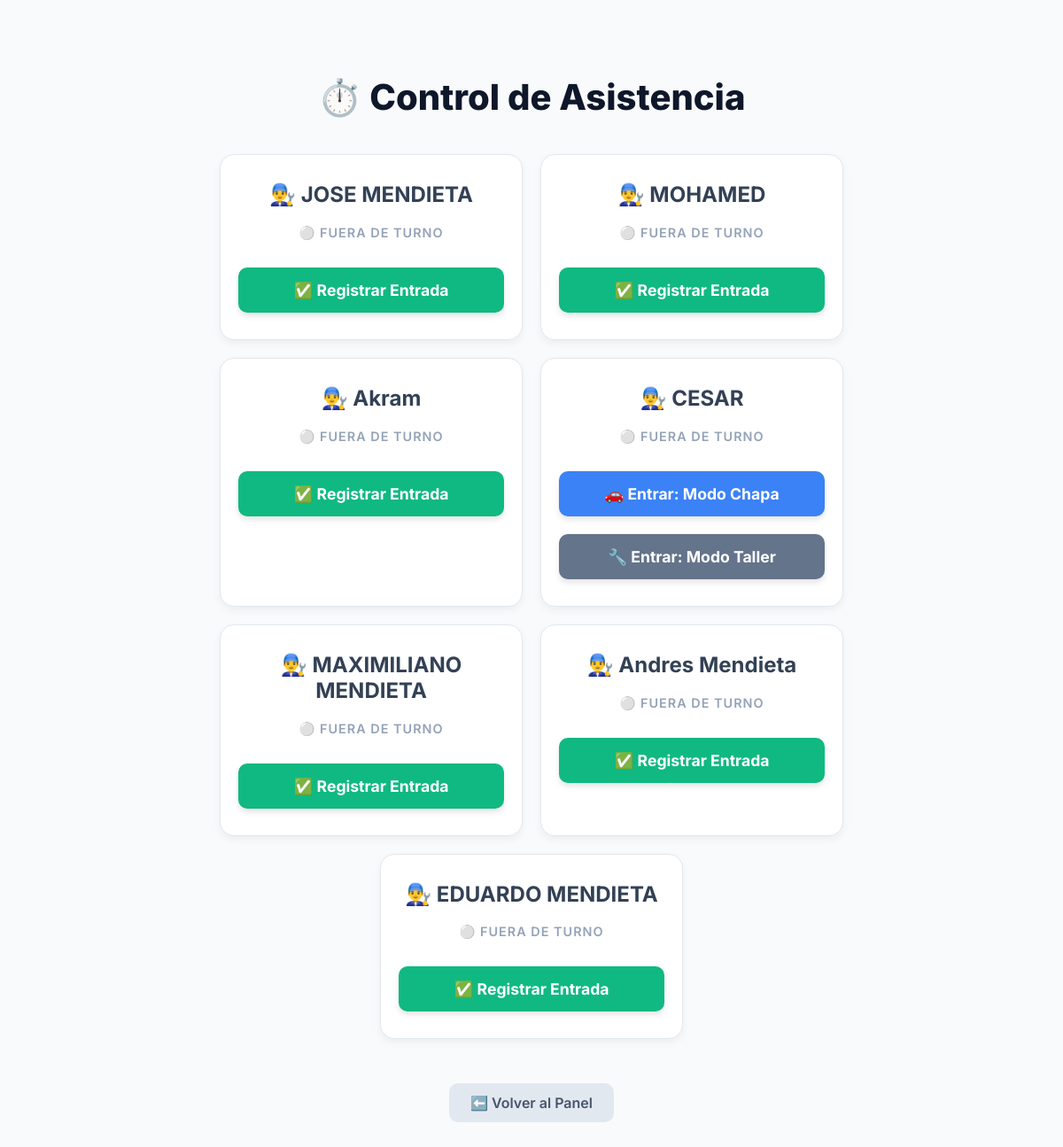
The page /fichar/ (signed in) on the database as committed earlier.
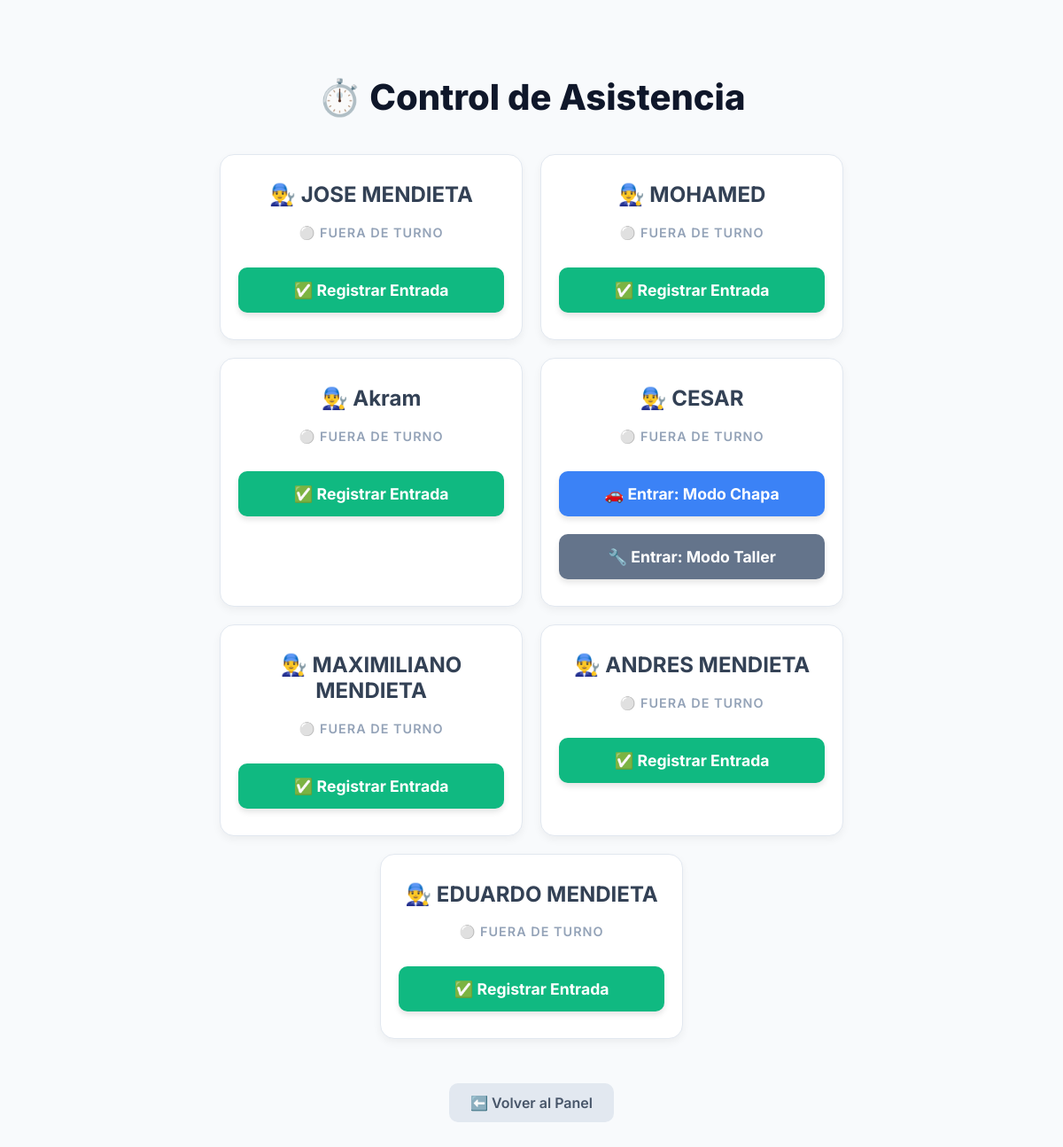
The same page on the database as committed later.
### taller/models.py (models this page shows, shortened)
class Empleado(models.Model):
    nombre = models.CharField(max_length=100)
    telefono = models.CharField(max_length=20, blank=True, null=True)
    sueldo_por_dia = models.DecimalField(max_digits=10, decimal_places=2, default=50.00)
    es_sueldo_fijo = models.BooleanField(default=False)
    sueldo_fijo_mensual = models.DecimalField(max_digits=8, decimal_places=2, default=1000.00)
    es_chapista = models.BooleanField(default=False, verbose_name="Trabaja a Comisión (Ej: Chapa y Pintura)")
    porcentaje_comision = models.DecimalField(max_digits=5, decimal_places=2, default=60.00, verbose_name="Porcentaje de Comisión (%)")
    valor_jornada_taller = models.DecimalField(max_digits=10, decimal_places=2, default=50.00, verbose_name="Valor Día (Trabajo Interno/Taller)")

### taller/views.py (the view, shortened to what this page needs)
# urls.py: path('fichar/', views.fichador_mecanicos, name='fichador'),
@login_required
def fichador_mecanicos(request):
    mensaje = ""
    hoy = timezone.localtime().date()
    empleados_data = []
    empleados_db = Empleado.objects.all()
    for emp in empleados_db:
        turno_abierto = Asistencia.objects.filter(empleado=emp, fecha=hoy, hora_salida__isnull=True).exists()
        empleados_data.append({
            'id': emp.id,
            'nombre': emp.nombre,
            'trabajando_ahora': turno_abierto,
            'es_chapista': emp.es_chapista # Fundamental enviar esto al HTML
        })
    return render(request, 'taller/fichador.html', {
        'empleados': empleados_data,
        'mensaje': mensaje
    })

### taller/templates/taller/fichador.html (shortened to what this page needs)
<!DOCTYPE html>
<html lang="es">
<head>
</head>
<body>
    <h1>⏱️ Control de Asistencia</h1>
    <div class="grid">
        {% for emp in empleados %}
            <div class="card">
                <h2>👨‍🔧 {{ emp.nombre }}</h2>
                {% if emp.trabajando_ahora %}
                    <div class="status" style="color: #10b981;">🟢 En el taller</div>
                    <form method="POST">
                        {% csrf_token %}
                        <input type="hidden" name="empleado_id" value="{{ emp.id }}">
                        <input type="hidden" name="accion" value="salir">
                        <button type="submit" class="btn btn-salir">🚪 Registrar Salida</button>
                    </form>
                {% else %}
                    <div class="status" style="color: #94a3b8;">⚪ Fuera de turno</div>
                    {% if emp.es_chapista %}
                        <form method="POST" style="margin-bottom: 10px;">
                            <button type="submit" class="btn btn-chapa">🚗 Entrar: Modo Chapa</button>
                        </form>
                        <form method="POST">
                            <button type="submit" class="btn btn-entrar" style="background-color: #64748b;">🔧 Entrar: Modo Taller</button>
                        </form>
                    {% else %}
                        <form method="POST">
                            <button type="submit" class="btn btn-entrar">✅ Registrar Entrada</button>
                        </form>
                    {% endif %}
                {% endif %}
            </div>
        {% endfor %}
    </div>
    <a href="{% url 'home' %}" class="btn-volver">⬅️ Volver al Panel</a>
</body>
</html>

Rows that differ between the two databases and show on the page:
changed Empleado: nombre "Andres Mendieta" → "ANDRES MENDIETA"
